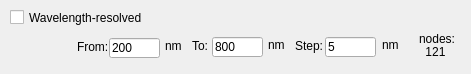
      <widget class="QWidget" name="tabWave">
       <attribute name="title">
        <string>Wave</string>
       </attribute>
       <widget class="QCheckBox" name="cbWaveResolved">
        <property name="enabled">
         <bool>true</bool>
        </property>
        <property name="geometry">
         <rect>
          <x>10</x>
          <y>9</y>
          <width>190</width>
          <height>17</height>
         </rect>
        </property>
        <property name="text">
         <string>Wavelength-resolved</string>
        </property>
        <property name="checked">
         <bool>false</bool>
        </property>
       </widget>
       <widget class="QFrame" name="fWaveOptions">
        <property name="geometry">
         <rect>
          <x>72</x>
          <y>32</y>
          <width>390</width>
          <height>33</height>
         </rect>
        </property>
        <property name="frameShape">
         <enum>QFrame::NoFrame</enum>
        </property>
        <property name="frameShadow">
         <enum>QFrame::Raised</enum>
        </property>
        <widget class="QLineEdit" name="ledWaveFrom">
         <property name="geometry">
          <rect>
           <x>37</x>
           <y>6</y>
           <width>51</width>
           <height>20</height>
          </rect>
         </property>
         <property name="text">
          <string>200</string>
         </property>
        </widget>
        <widget class="QLineEdit" name="ledWaveStep">
         <property name="geometry">
          <rect>
           <x>253</x>
           <y>5</y>
           <width>51</width>
           <height>20</height>
          </rect>
         </property>
         <property name="text">
          <string>5</string>
         </property>
        </widget>
        <widget class="QLabel" name="label_118">
         <property name="geometry">
          <rect>
           <x>5</x>
           <y>7</y>
           <width>31</width>
           <height>16</height>
          </rect>
         </property>
         <property name="text">
          <string>From:</string>
         </property>
        </widget>
        <widget class="QLabel" name="label_119">
         <property name="geometry">
          <rect>
           <x>93</x>
           <y>6</y>
           <width>21</width>
           <height>16</height>
          </rect>
         </property>
         <property name="text">
          <string>nm</string>
         </property>
        </widget>
        <widget class="QLabel" name="label_120">
         <property name="geometry">
          <rect>
           <x>223</x>
           <y>6</y>
           <width>31</width>
           <height>16</height>
          </rect>
         </property>
         <property name="text">
          <string>Step:</string>
         </property>
        </widget>
        <widget class="QLineEdit" name="ledWaveTo">
         <property name="geometry">
          <rect>
           <x>140</x>
           <y>5</y>
           <width>51</width>
           <height>20</height>
          </rect>
         </property>
         <property name="text">
          <string>800</string>
         </property>
        </widget>
        <widget class="QLabel" name="label_121">
         <property name="geometry">
          <rect>
           <x>120</x>
           <y>6</y>
           <width>31</width>
           <height>16</height>
          </rect>
         </property>
         <property name="text">
          <string>To:</string>
         </property>
        </widget>
        <widget class="QLabel" name="label_122">
         <property name="geometry">
          <rect>
           <x>196</x>
           <y>5</y>
           <width>21</width>
           <height>16</height>
          </rect>
         </property>
         <property name="text">
          <string>nm</string>
         </property>
        </widget>
        <widget class="QLabel" name="label_123">
         <property name="geometry">
          <rect>
           <x>310</x>
           <y>5</y>
           <width>21</width>
           <height>16</height>
          </rect>
         </property>
         <property name="text">
          <string>nm</string>
         </property>
        </widget>
        <widget class="QLabel" name="label_124">
         <property name="geometry">
          <rect>
           <x>347</x>
           <y>0</y>
           <width>46</width>
           <height>13</height>
          </rect>
         </property>
         <property name="text">
          <string>nodes:</string>
         </property>
        </widget>
        <widget class="QLabel" name="labWaveOptionNodes">
         <property name="geometry">
          <rect>
           <x>348</x>
           <y>12</y>
           <width>31</width>
           <height>16</height>
          </rect>
         </property>
         <property name="text">
          <string>121</string>
         </property>
         <property name="alignment">
          <set>Qt::AlignCenter</set>
         </property>
        </widget>
       </widget>
      </widget>
